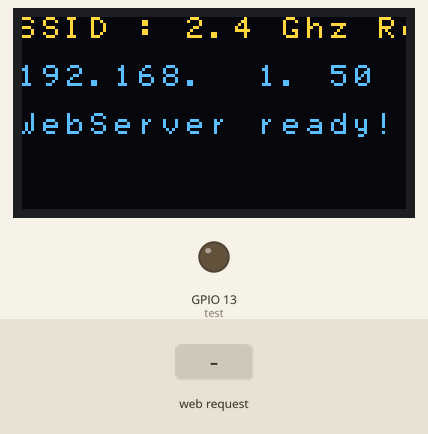
A sketch run on a simulated ESP8266 (NodeMCU). Parts: 128×64 one-colour display, output pins drawn as LEDs (lit = HIGH). Wiring (inferred from the names in the program): SH1106 OLED at I2C address 0x3C. The inputs (shaded band) are chosen by the test bench. The OLED is the two-colour kind (top 16 rows yellow); WiFi joins after 1.5 s; servers stay silent unless stated; what the sketch prints to the serial monitor is not drawn.

Above: at 5.7 s.
5.8 s: HTTP request GET /msg?msg=1 received
At 7.2 s:
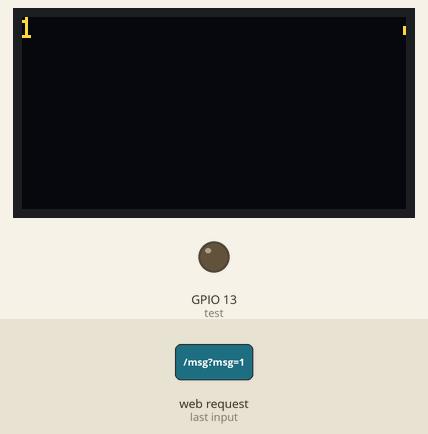
7.5 s: HTTP request GET /msg?msg=120 received
At 8.8 s:
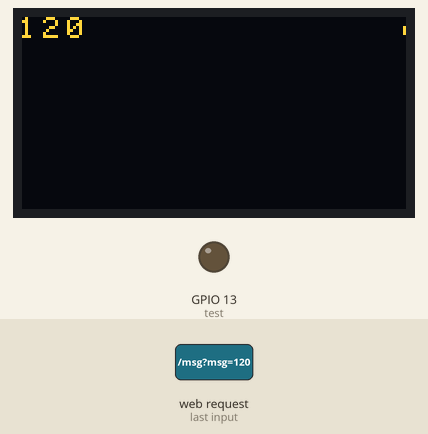
Timing chart, 0 to 10.5 s (numbered marks = the images above; inputs shaded):
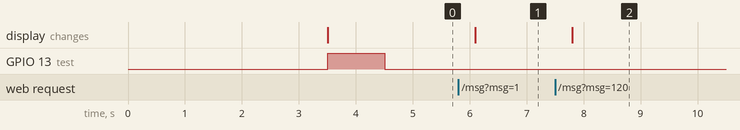

Measured:
- after the input at 5.8 s, the display: changes after 0.30 s (image 1)
- after the input at 7.5 s, the display: changes after 0.30 s (image 2)

The sketch:

esp01OLED.ino
```cpp
#include <ESP8266WiFi.h>
#include <ESP8266WebServer.h>
#include <Wire.h>
#include "font.h"
#define offset 0x00    // SDD1306                      // offset=0 for SSD1306 controller
//#define offset 0x02    // SH1106                       // offset=2 for SH1106 controller
#define OLED_address  0x3c                             // all the OLED's I have seen have this address
#define SSID "2.4 Ghz Rokudo"                              // insert your SSID
#define PASS "hitler321"                              // insert your password
// ******************* String form to sent to the client-browser ************************************
String form =
  "<p>"
  "<center>"
  "<h1>Talk to me :-)</h1>"
  "<img src='http://i.imgur.com/qu8lDEu.jpg'>"
  "<form action='msg'><p>Wassup? <input type='text' name='msg' size=50 autofocus> <input type='submit' value='Submit'></form>"
  "</center>";

ESP8266WebServer server(80);                             // HTTP server will listen at port 80
 long period;

/*
  handles the messages coming from the webbrowser, restores a few special characters and
  constructs the strings that can be sent to the oled display
*/
void handle_msg() {
  clear_display();                        // clears oled

  server.send(200, "text/html", form);    // Send same page so they can send another msg

  // Display msg on Oled
  String msg = server.arg("msg");
  Serial.println(msg);
  String decodedMsg = msg;
  // Restore special characters that are misformed to %char by the client browser
  decodedMsg.replace("+", " ");
  decodedMsg.replace("%21", "!");
  decodedMsg.replace("%22", "");
  decodedMsg.replace("%23", "#");
  decodedMsg.replace("%24", "$");
  decodedMsg.replace("%25", "%");
  decodedMsg.replace("%26", "&");
  decodedMsg.replace("%27", "'");
  decodedMsg.replace("%28", "(");
  decodedMsg.replace("%29", ")");
  decodedMsg.replace("%2A", "*");
  decodedMsg.replace("%2B", "+");
  decodedMsg.replace("%2C", ",");
  decodedMsg.replace("%2F", "/");
  decodedMsg.replace("%3A", ":");
  decodedMsg.replace("%3B", ";");
  decodedMsg.replace("%3C", "<");
  decodedMsg.replace("%3D", "=");
  decodedMsg.replace("%3E", ">");
  decodedMsg.replace("%3F", "?");
  decodedMsg.replace("%40", "@");
  //Serial.println(decodedMsg);                   // print original string to monitor
  unsigned int lengte = decodedMsg.length();      // length of received message
  for  (int i=0;i<lengte;i++)                     // prints up to 8 rows of 16 characters.
    {
      char c = decodedMsg[i];
      Serial.print(c); //decodedMsg[i]);
           if (i<16)  {sendCharXY(c,0,i);}
      else if (i<32)  {sendCharXY(c,1,i-16);}
      else if (i<48)  {sendCharXY(c,2,i-32);}
      else if (i<64)  {sendCharXY(c,3,i-48);}
      else if (i<80)  {sendCharXY(c,4,i-64);}
      else if (i<96)  {sendCharXY(c,5,i-80);}
      else if (i<112) {sendCharXY(c,6,i-96);}
      else if (i<128) {sendCharXY(c,7,i-112);}

    }
  //Serial.println(' ');                          // new line in monitor
}

void setup(void) {
//ESP.wdtDisable();                               // used to debug, disable wachdog timer,
  Serial.begin(115200);                           // full speed to monitor
  Wire.begin(0,2);                                // Initialize I2C and OLED Display
  init_OLED();                                    //
  reset_display();
  WiFi.begin(SSID, PASS);                         // Connect to WiFi network
  while (WiFi.status() != WL_CONNECTED) {         // Wait for connection
    delay(500);
    Serial.print(".");
  }
  // Set up the endpoints for HTTP server,  Endpoints can be written as inline functions:
  server.on("/", []() {
    server.send(200, "text/html", form);
  });
  server.on("/msg", handle_msg);                  // And as regular external functions:
  server.begin();                                 // Start the server
  clear_display();

  Serial.print("SSID : ");                        // prints SSID in monitor
  Serial.println(SSID);                           // to monitor
  sendStrXY("SSID :" ,0,0);  sendStrXY(SSID,0,7); // prints SSID on OLED

  char result[16];
  sprintf(result, "%3d.%3d.%3d.%3d", WiFi.localIP()[0], WiFi.localIP()[1], WiFi.localIP()[2], WiFi.localIP()[3]);
  Serial.println();Serial.println(result);
  sendStrXY(result,2,0);

  Serial.println("WebServer ready!   ");
  sendStrXY("WebServer ready!",4,0);              // OLED first message
  Serial.println(WiFi.localIP());                 // Serial monitor prints localIP
  Serial.print(analogRead(A0));
  int test = 13;
  pinMode(test,OUTPUT);
  digitalWrite(test,HIGH);
  delay(1000);
  digitalWrite(test,LOW);
}


void loop(void) {
  server.handleClient();                        // checks for incoming messages
}

//==========================================================//
// Resets display depending on the actual mode.
static void reset_display(void)
{
  displayOff();
  clear_display();
  displayOn();
}

//==========================================================//
// Turns display on.
void displayOn(void)
{
  sendcommand(0xaf);        //display on
}

//==========================================================//
// Turns display off.
void displayOff(void)
{
  sendcommand(0xae);    //display off
}

//==========================================================//
// Clears the display by sendind 0 to all the screen map.
static void clear_display(void)
{
  unsigned char i,k;
  for(k=0;k<8;k++)
  {
    setXY(k,0);
    {
      for(i=0;i<(128 + 2 * offset);i++)     //locate all COL
      {
        SendChar(0);         //clear all COL
        //delay(10);
      }
    }
  }
}

//==========================================================//
// Actually this sends a byte, not a char to draw in the display.
// Display's chars uses 8 byte font the small ones and 96 bytes
// for the big number font.
static void SendChar(unsigned char data)
{
  //if (interrupt && !doing_menu) return;   // Stop printing only if interrupt is call but not in button functions

  Wire.beginTransmission(OLED_address); // begin transmitting
  Wire.write(0x40);//data mode
  Wire.write(data);
  Wire.endTransmission();    // stop transmitting
}

//==========================================================//
// Prints a display char (not just a byte) in coordinates X Y,
// being multiples of 8. This means we have 16 COLS (0-15)
// and 8 ROWS (0-7).
static void sendCharXY(unsigned char data, int X, int Y)
{
  setXY(X, Y);
  Wire.beginTransmission(OLED_address); // begin transmitting
  Wire.write(0x40);//data mode

  for(int i=0;i<8;i++)
    Wire.write(pgm_read_byte(myFont[data-0x20]+i));

  Wire.endTransmission();    // stop transmitting
}

//==========================================================//
// Used to send commands to the display.
static void sendcommand(unsigned char com)
{
  Wire.beginTransmission(OLED_address);     //begin transmitting
  Wire.write(0x80);                          //command mode
  Wire.write(com);
  Wire.endTransmission();                    // stop transmitting
}

//==========================================================//
// Set the cursor position in a 16 COL * 8 ROW map.
static void setXY(unsigned char row,unsigned char col)
{
  sendcommand(0xb0+row);                //set page address
  sendcommand(offset+(8*col&0x0f));       //set low col address
  sendcommand(0x10+((8*col>>4)&0x0f));  //set high col address
}


//==========================================================//
// Prints a string regardless the cursor position.
static void sendStr(unsigned char *string)
{
  unsigned char i=0;
  while(*string)
  {
    for(i=0;i<8;i++)
    {
      SendChar(pgm_read_byte(myFont[*string-0x20]+i));
    }
    *string++;
  }
}

//==========================================================//
// Prints a string in coordinates X Y, being multiples of 8.
// This means we have 16 COLS (0-15) and 8 ROWS (0-7).
static void sendStrXY( const char *string, int X, int Y)
{
  setXY(X,Y);
  unsigned char i=0;
  while(*string)
  {
    for(i=0;i<8;i++)
    {
      SendChar(pgm_read_byte(myFont[*string-0x20]+i));
    }
    *string++;
  }
}


//==========================================================//
// Inits oled and draws logo at startup
static void init_OLED(void)
{
  sendcommand(0xae);    //display off
  sendcommand(0xa6);            //Set Normal Display (default)
    // Adafruit Init sequence for 128x64 OLED module
    sendcommand(0xAE);             //DISPLAYOFF
    sendcommand(0xD5);            //SETDISPLAYCLOCKDIV
    sendcommand(0x80);            // the suggested ratio 0x80
    sendcommand(0xA8);            //SSD1306_SETMULTIPLEX
    sendcommand(0x3F);
    sendcommand(0xD3);            //SETDISPLAYOFFSET
    sendcommand(0x0);             //no offset
    sendcommand(0x40 | 0x0);      //SETSTARTLINE
    sendcommand(0x8D);            //CHARGEPUMP
    sendcommand(0x14);
    sendcommand(0x20);             //MEMORYMODE
    sendcommand(0x00);             //0x0 act like ks0108

    //sendcommand(0xA0 | 0x1);      //SEGREMAP   //Rotate screen 180 deg
    sendcommand(0xA0);

    //sendcommand(0xC8);            //COMSCANDEC  Rotate screen 180 Deg
    sendcommand(0xC0);

    sendcommand(0xDA);            //0xDA
    sendcommand(0x12);           //COMSCANDEC
    sendcommand(0x81);           //SETCONTRAS
    sendcommand(0xCF);           //
    sendcommand(0xd9);          //SETPRECHARGE
    sendcommand(0xF1);
    sendcommand(0xDB);        //SETVCOMDETECT
    sendcommand(0x40);
    sendcommand(0xA4);        //DISPLAYALLON_RESUME
    sendcommand(0xA6);        //NORMALDISPLAY

  clear_display();
  sendcommand(0x2e);            // stop scroll
  //----------------------------REVERSE comments----------------------------//
    sendcommand(0xa0);    //seg re-map 0->127(default)
    sendcommand(0xa1);    //seg re-map 127->0
    sendcommand(0xc8);
    delay(1000);
  //----------------------------REVERSE comments----------------------------//
  // sendcommand(0xa7);  //Set Inverse Display
  // sendcommand(0xae);   //display off
  sendcommand(0x20);            //Set Memory Addressing Mode
  sendcommand(0x00);            //Set Memory Addressing Mode ab Horizontal addressing mode
  //  sendcommand(0x02);         // Set Memory Addressing Mode ab Page addressing mode(RESET)
}
```

Source omitted: font.h (data table, 16562 bytes)
